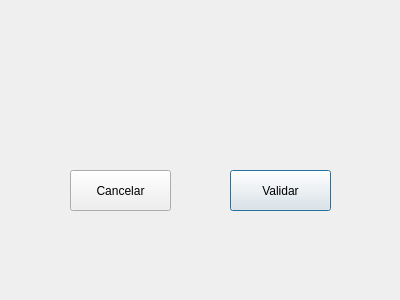
<?xml version="1.0" encoding="UTF-8"?>
<ui version="4.0">
 <class>ventanaValidar</class>
 <widget class="QDialog" name="ventanaValidar">
  <property name="geometry">
   <rect>
    <x>0</x>
    <y>0</y>
    <width>400</width>
    <height>300</height>
   </rect>
  </property>
  <property name="windowTitle">
   <string>Dialog</string>
  </property>
  <property name="styleSheet">
   <string notr="true">border-image: url(:/imagenes/blanca.png);</string>
  </property>
  <widget class="QPushButton" name="botonValidar">
   <property name="geometry">
    <rect>
     <x>230</x>
     <y>170</y>
     <width>101</width>
     <height>41</height>
    </rect>
   </property>
   <property name="text">
    <string>Validar</string>
   </property>
  </widget>
  <widget class="QPushButton" name="botonCancelar">
   <property name="geometry">
    <rect>
     <x>70</x>
     <y>170</y>
     <width>101</width>
     <height>41</height>
    </rect>
   </property>
   <property name="text">
    <string>Cancelar</string>
   </property>
  </widget>
 </widget>
 <resources/>
 <connections/>
</ui>
